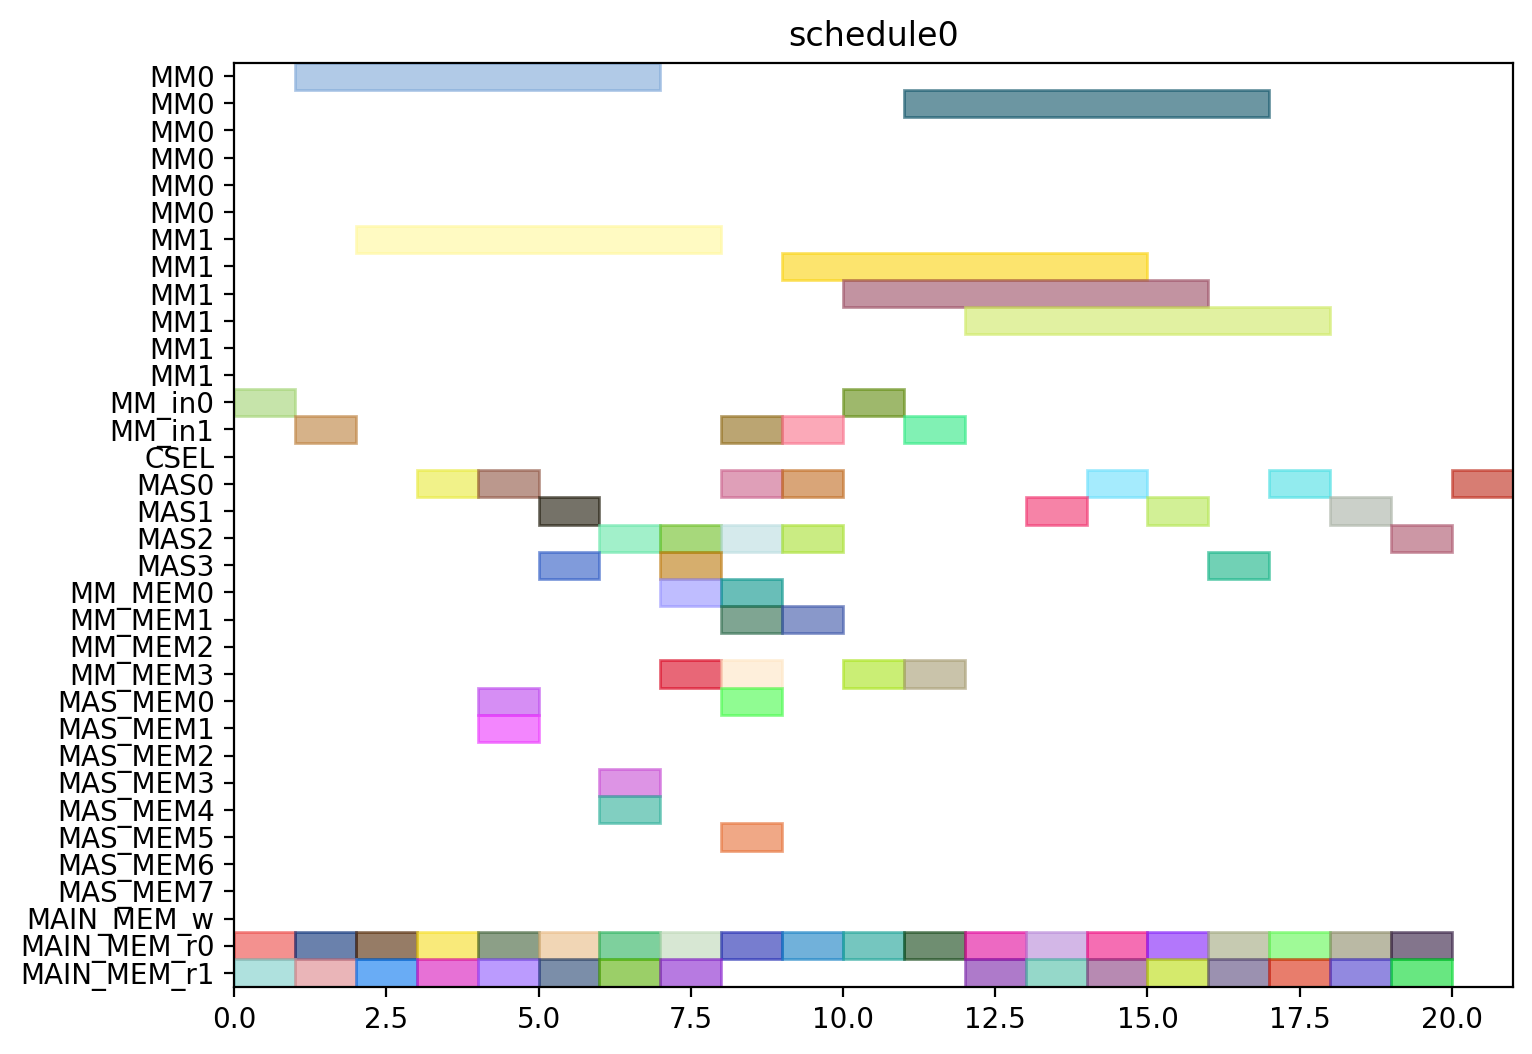

The script that drew this image:
from pyschedule import Scenario, solvers, plotters, alt


def solve():
	horizon = 120
	S = Scenario("schedule0", horizon=horizon)

	# resource
	MM = S.Resources('MM', num=2, size=6)
	MM_in = S.Resources('MM_in', num=2)
	CSEL = S.Resource('CSEL')
	MAS = S.Resources('MAS', num=4, size=1, periods=range(1, horizon))
	MM_MEM = S.Resources('MM_MEM', num=4)
	MAS_MEM = S.Resources('MAS_MEM', num=8)
	MAIN_MEM_w = S.Resource('MAIN_MEM_w', size=1)
	MAIN_MEM_r = S.Resources('MAIN_MEM_r', num=2)

	# result of previous scheduling

	# new tasks
	c_qinv_denom_inv0 = S.Task('c_qinv_denom_inv0', length=6, delay_cost=1)
	c_qinv_denom_inv0 += alt(MM)
	c_qinv_denom_inv0_in = S.Task('c_qinv_denom_inv0_in', length=1, delay_cost=1)
	c_qinv_denom_inv0_in += alt(MM_in)
	S += c_qinv_denom_inv0_in*MM_in[0]<=c_qinv_denom_inv0*MM[0]
	S += c_qinv_denom_inv0_in*MM_in[1]<=c_qinv_denom_inv0*MM[1]
	c_qinv_denom_inv0_mem0 = S.Task('c_qinv_denom_inv0_mem0', length=1, delay_cost=1)
	c_qinv_denom_inv0_mem0 += MAIN_MEM_r[0]
	S += c_qinv_denom_inv0_mem0 <= c_qinv_denom_inv0

	c_qinv_denom_inv0_mem1 = S.Task('c_qinv_denom_inv0_mem1', length=1, delay_cost=1)
	c_qinv_denom_inv0_mem1 += MAIN_MEM_r[1]
	S += c_qinv_denom_inv0_mem1 <= c_qinv_denom_inv0

	c_qinv_denom_inv1_ = S.Task('c_qinv_denom_inv1_', length=6, delay_cost=1)
	c_qinv_denom_inv1_ += alt(MM)
	c_qinv_denom_inv1__in = S.Task('c_qinv_denom_inv1__in', length=1, delay_cost=1)
	c_qinv_denom_inv1__in += alt(MM_in)
	S += c_qinv_denom_inv1__in*MM_in[0]<=c_qinv_denom_inv1_*MM[0]
	S += c_qinv_denom_inv1__in*MM_in[1]<=c_qinv_denom_inv1_*MM[1]
	c_qinv_denom_inv1__mem0 = S.Task('c_qinv_denom_inv1__mem0', length=1, delay_cost=1)
	c_qinv_denom_inv1__mem0 += MAIN_MEM_r[0]
	S += c_qinv_denom_inv1__mem0 <= c_qinv_denom_inv1_

	c_qinv_denom_inv1__mem1 = S.Task('c_qinv_denom_inv1__mem1', length=1, delay_cost=1)
	c_qinv_denom_inv1__mem1 += MAIN_MEM_r[1]
	S += c_qinv_denom_inv1__mem1 <= c_qinv_denom_inv1_

	c_qinv0_t2 = S.Task('c_qinv0_t2', length=1, delay_cost=1)
	c_qinv0_t2 += alt(MAS)
	c_qinv0_t2_mem0 = S.Task('c_qinv0_t2_mem0', length=1, delay_cost=1)
	c_qinv0_t2_mem0 += MAIN_MEM_r[0]
	S += c_qinv0_t2_mem0 <= c_qinv0_t2

	c_qinv0_t2_mem1 = S.Task('c_qinv0_t2_mem1', length=1, delay_cost=1)
	c_qinv0_t2_mem1 += MAIN_MEM_r[1]
	S += c_qinv0_t2_mem1 <= c_qinv0_t2

	c_qinv1__t2 = S.Task('c_qinv1__t2', length=1, delay_cost=1)
	c_qinv1__t2 += alt(MAS)
	c_qinv1__t2_mem0 = S.Task('c_qinv1__t2_mem0', length=1, delay_cost=1)
	c_qinv1__t2_mem0 += MAIN_MEM_r[0]
	S += c_qinv1__t2_mem0 <= c_qinv1__t2

	c_qinv1__t2_mem1 = S.Task('c_qinv1__t2_mem1', length=1, delay_cost=1)
	c_qinv1__t2_mem1 += MAIN_MEM_r[1]
	S += c_qinv1__t2_mem1 <= c_qinv1__t2

	c0_t0_t2 = S.Task('c0_t0_t2', length=1, delay_cost=1)
	c0_t0_t2 += alt(MAS)
	c0_t0_t2_mem0 = S.Task('c0_t0_t2_mem0', length=1, delay_cost=1)
	c0_t0_t2_mem0 += MAIN_MEM_r[0]
	S += c0_t0_t2_mem0 <= c0_t0_t2

	c0_t0_t2_mem1 = S.Task('c0_t0_t2_mem1', length=1, delay_cost=1)
	c0_t0_t2_mem1 += MAIN_MEM_r[1]
	S += c0_t0_t2_mem1 <= c0_t0_t2

	c0_t1_t2 = S.Task('c0_t1_t2', length=1, delay_cost=1)
	c0_t1_t2 += alt(MAS)
	c0_t1_t2_mem0 = S.Task('c0_t1_t2_mem0', length=1, delay_cost=1)
	c0_t1_t2_mem0 += MAIN_MEM_r[0]
	S += c0_t1_t2_mem0 <= c0_t1_t2

	c0_t1_t2_mem1 = S.Task('c0_t1_t2_mem1', length=1, delay_cost=1)
	c0_t1_t2_mem1 += MAIN_MEM_r[1]
	S += c0_t1_t2_mem1 <= c0_t1_t2

	c0_t20 = S.Task('c0_t20', length=1, delay_cost=1)
	c0_t20 += alt(MAS)
	c0_t20_mem0 = S.Task('c0_t20_mem0', length=1, delay_cost=1)
	c0_t20_mem0 += MAIN_MEM_r[0]
	S += c0_t20_mem0 <= c0_t20

	c0_t20_mem1 = S.Task('c0_t20_mem1', length=1, delay_cost=1)
	c0_t20_mem1 += MAIN_MEM_r[1]
	S += c0_t20_mem1 <= c0_t20

	c0_t21 = S.Task('c0_t21', length=1, delay_cost=1)
	c0_t21 += alt(MAS)
	c0_t21_mem0 = S.Task('c0_t21_mem0', length=1, delay_cost=1)
	c0_t21_mem0 += MAIN_MEM_r[0]
	S += c0_t21_mem0 <= c0_t21

	c0_t21_mem1 = S.Task('c0_t21_mem1', length=1, delay_cost=1)
	c0_t21_mem1 += MAIN_MEM_r[1]
	S += c0_t21_mem1 <= c0_t21

	c1_t0_t2 = S.Task('c1_t0_t2', length=1, delay_cost=1)
	c1_t0_t2 += alt(MAS)
	c1_t0_t2_mem0 = S.Task('c1_t0_t2_mem0', length=1, delay_cost=1)
	c1_t0_t2_mem0 += MAIN_MEM_r[0]
	S += c1_t0_t2_mem0 <= c1_t0_t2

	c1_t0_t2_mem1 = S.Task('c1_t0_t2_mem1', length=1, delay_cost=1)
	c1_t0_t2_mem1 += MAIN_MEM_r[1]
	S += c1_t0_t2_mem1 <= c1_t0_t2

	c1_t1_t2 = S.Task('c1_t1_t2', length=1, delay_cost=1)
	c1_t1_t2 += alt(MAS)
	c1_t1_t2_mem0 = S.Task('c1_t1_t2_mem0', length=1, delay_cost=1)
	c1_t1_t2_mem0 += MAIN_MEM_r[0]
	S += c1_t1_t2_mem0 <= c1_t1_t2

	c1_t1_t2_mem1 = S.Task('c1_t1_t2_mem1', length=1, delay_cost=1)
	c1_t1_t2_mem1 += MAIN_MEM_r[1]
	S += c1_t1_t2_mem1 <= c1_t1_t2

	c1_t20 = S.Task('c1_t20', length=1, delay_cost=1)
	c1_t20 += alt(MAS)
	c1_t20_mem0 = S.Task('c1_t20_mem0', length=1, delay_cost=1)
	c1_t20_mem0 += MAIN_MEM_r[0]
	S += c1_t20_mem0 <= c1_t20

	c1_t20_mem1 = S.Task('c1_t20_mem1', length=1, delay_cost=1)
	c1_t20_mem1 += MAIN_MEM_r[1]
	S += c1_t20_mem1 <= c1_t20

	c1_t21 = S.Task('c1_t21', length=1, delay_cost=1)
	c1_t21 += alt(MAS)
	c1_t21_mem0 = S.Task('c1_t21_mem0', length=1, delay_cost=1)
	c1_t21_mem0 += MAIN_MEM_r[0]
	S += c1_t21_mem0 <= c1_t21

	c1_t21_mem1 = S.Task('c1_t21_mem1', length=1, delay_cost=1)
	c1_t21_mem1 += MAIN_MEM_r[1]
	S += c1_t21_mem1 <= c1_t21

	c2_t0_t2 = S.Task('c2_t0_t2', length=1, delay_cost=1)
	c2_t0_t2 += alt(MAS)
	c2_t0_t2_mem0 = S.Task('c2_t0_t2_mem0', length=1, delay_cost=1)
	c2_t0_t2_mem0 += MAIN_MEM_r[0]
	S += c2_t0_t2_mem0 <= c2_t0_t2

	c2_t0_t2_mem1 = S.Task('c2_t0_t2_mem1', length=1, delay_cost=1)
	c2_t0_t2_mem1 += MAIN_MEM_r[1]
	S += c2_t0_t2_mem1 <= c2_t0_t2

	c2_t1_t2 = S.Task('c2_t1_t2', length=1, delay_cost=1)
	c2_t1_t2 += alt(MAS)
	c2_t1_t2_mem0 = S.Task('c2_t1_t2_mem0', length=1, delay_cost=1)
	c2_t1_t2_mem0 += MAIN_MEM_r[0]
	S += c2_t1_t2_mem0 <= c2_t1_t2

	c2_t1_t2_mem1 = S.Task('c2_t1_t2_mem1', length=1, delay_cost=1)
	c2_t1_t2_mem1 += MAIN_MEM_r[1]
	S += c2_t1_t2_mem1 <= c2_t1_t2

	c2_t20 = S.Task('c2_t20', length=1, delay_cost=1)
	c2_t20 += alt(MAS)
	c2_t20_mem0 = S.Task('c2_t20_mem0', length=1, delay_cost=1)
	c2_t20_mem0 += MAIN_MEM_r[0]
	S += c2_t20_mem0 <= c2_t20

	c2_t20_mem1 = S.Task('c2_t20_mem1', length=1, delay_cost=1)
	c2_t20_mem1 += MAIN_MEM_r[1]
	S += c2_t20_mem1 <= c2_t20

	c2_t21 = S.Task('c2_t21', length=1, delay_cost=1)
	c2_t21 += alt(MAS)
	c2_t21_mem0 = S.Task('c2_t21_mem0', length=1, delay_cost=1)
	c2_t21_mem0 += MAIN_MEM_r[0]
	S += c2_t21_mem0 <= c2_t21

	c2_t21_mem1 = S.Task('c2_t21_mem1', length=1, delay_cost=1)
	c2_t21_mem1 += MAIN_MEM_r[1]
	S += c2_t21_mem1 <= c2_t21

	c_qinv0_t0 = S.Task('c_qinv0_t0', length=6, delay_cost=1)
	c_qinv0_t0 += alt(MM)
	c_qinv0_t0_in = S.Task('c_qinv0_t0_in', length=1, delay_cost=1)
	c_qinv0_t0_in += alt(MM_in)
	S += c_qinv0_t0_in*MM_in[0]<=c_qinv0_t0*MM[0]
	S += c_qinv0_t0_in*MM_in[1]<=c_qinv0_t0*MM[1]
	c_qinv0_t0_mem0 = S.Task('c_qinv0_t0_mem0', length=1, delay_cost=1)
	c_qinv0_t0_mem0 += MAIN_MEM_r[0]
	S += c_qinv0_t0_mem0 <= c_qinv0_t0

	c_qinv0_t0_mem1 = S.Task('c_qinv0_t0_mem1', length=1, delay_cost=1)
	c_qinv0_t0_mem1 += alt(MM_MEM)
	S += (c_qinv_denom_inv0*MM[0])-1 < c_qinv0_t0_mem1*MM_MEM[1]
	S += (c_qinv_denom_inv0*MM[1])-1 < c_qinv0_t0_mem1*MM_MEM[3]
	S += c_qinv0_t0_mem1 <= c_qinv0_t0

	c_qinv0_t1 = S.Task('c_qinv0_t1', length=6, delay_cost=1)
	c_qinv0_t1 += alt(MM)
	c_qinv0_t1_in = S.Task('c_qinv0_t1_in', length=1, delay_cost=1)
	c_qinv0_t1_in += alt(MM_in)
	S += c_qinv0_t1_in*MM_in[0]<=c_qinv0_t1*MM[0]
	S += c_qinv0_t1_in*MM_in[1]<=c_qinv0_t1*MM[1]
	c_qinv0_t1_mem0 = S.Task('c_qinv0_t1_mem0', length=1, delay_cost=1)
	c_qinv0_t1_mem0 += MAIN_MEM_r[0]
	S += c_qinv0_t1_mem0 <= c_qinv0_t1

	c_qinv0_t1_mem1 = S.Task('c_qinv0_t1_mem1', length=1, delay_cost=1)
	c_qinv0_t1_mem1 += alt(MM_MEM)
	S += (c_qinv_denom_inv1_*MM[0])-1 < c_qinv0_t1_mem1*MM_MEM[1]
	S += (c_qinv_denom_inv1_*MM[1])-1 < c_qinv0_t1_mem1*MM_MEM[3]
	S += c_qinv0_t1_mem1 <= c_qinv0_t1

	c_qinv0_t3 = S.Task('c_qinv0_t3', length=1, delay_cost=1)
	c_qinv0_t3 += alt(MAS)
	c_qinv0_t3_mem0 = S.Task('c_qinv0_t3_mem0', length=1, delay_cost=1)
	c_qinv0_t3_mem0 += alt(MM_MEM)
	S += (c_qinv_denom_inv0*MM[0])-1 < c_qinv0_t3_mem0*MM_MEM[0]
	S += (c_qinv_denom_inv0*MM[1])-1 < c_qinv0_t3_mem0*MM_MEM[2]
	S += c_qinv0_t3_mem0 <= c_qinv0_t3

	c_qinv0_t3_mem1 = S.Task('c_qinv0_t3_mem1', length=1, delay_cost=1)
	c_qinv0_t3_mem1 += alt(MM_MEM)
	S += (c_qinv_denom_inv1_*MM[0])-1 < c_qinv0_t3_mem1*MM_MEM[1]
	S += (c_qinv_denom_inv1_*MM[1])-1 < c_qinv0_t3_mem1*MM_MEM[3]
	S += c_qinv0_t3_mem1 <= c_qinv0_t3

	c_qinv1__t0 = S.Task('c_qinv1__t0', length=6, delay_cost=1)
	c_qinv1__t0 += alt(MM)
	c_qinv1__t0_in = S.Task('c_qinv1__t0_in', length=1, delay_cost=1)
	c_qinv1__t0_in += alt(MM_in)
	S += c_qinv1__t0_in*MM_in[0]<=c_qinv1__t0*MM[0]
	S += c_qinv1__t0_in*MM_in[1]<=c_qinv1__t0*MM[1]
	c_qinv1__t0_mem0 = S.Task('c_qinv1__t0_mem0', length=1, delay_cost=1)
	c_qinv1__t0_mem0 += MAIN_MEM_r[0]
	S += c_qinv1__t0_mem0 <= c_qinv1__t0

	c_qinv1__t0_mem1 = S.Task('c_qinv1__t0_mem1', length=1, delay_cost=1)
	c_qinv1__t0_mem1 += alt(MM_MEM)
	S += (c_qinv_denom_inv0*MM[0])-1 < c_qinv1__t0_mem1*MM_MEM[1]
	S += (c_qinv_denom_inv0*MM[1])-1 < c_qinv1__t0_mem1*MM_MEM[3]
	S += c_qinv1__t0_mem1 <= c_qinv1__t0

	c_qinv1__t1 = S.Task('c_qinv1__t1', length=6, delay_cost=1)
	c_qinv1__t1 += alt(MM)
	c_qinv1__t1_in = S.Task('c_qinv1__t1_in', length=1, delay_cost=1)
	c_qinv1__t1_in += alt(MM_in)
	S += c_qinv1__t1_in*MM_in[0]<=c_qinv1__t1*MM[0]
	S += c_qinv1__t1_in*MM_in[1]<=c_qinv1__t1*MM[1]
	c_qinv1__t1_mem0 = S.Task('c_qinv1__t1_mem0', length=1, delay_cost=1)
	c_qinv1__t1_mem0 += MAIN_MEM_r[0]
	S += c_qinv1__t1_mem0 <= c_qinv1__t1

	c_qinv1__t1_mem1 = S.Task('c_qinv1__t1_mem1', length=1, delay_cost=1)
	c_qinv1__t1_mem1 += alt(MM_MEM)
	S += (c_qinv_denom_inv1_*MM[0])-1 < c_qinv1__t1_mem1*MM_MEM[1]
	S += (c_qinv_denom_inv1_*MM[1])-1 < c_qinv1__t1_mem1*MM_MEM[3]
	S += c_qinv1__t1_mem1 <= c_qinv1__t1

	c_qinv1__t3 = S.Task('c_qinv1__t3', length=1, delay_cost=1)
	c_qinv1__t3 += alt(MAS)
	c_qinv1__t3_mem0 = S.Task('c_qinv1__t3_mem0', length=1, delay_cost=1)
	c_qinv1__t3_mem0 += alt(MM_MEM)
	S += (c_qinv_denom_inv0*MM[0])-1 < c_qinv1__t3_mem0*MM_MEM[0]
	S += (c_qinv_denom_inv0*MM[1])-1 < c_qinv1__t3_mem0*MM_MEM[2]
	S += c_qinv1__t3_mem0 <= c_qinv1__t3

	c_qinv1__t3_mem1 = S.Task('c_qinv1__t3_mem1', length=1, delay_cost=1)
	c_qinv1__t3_mem1 += alt(MM_MEM)
	S += (c_qinv_denom_inv1_*MM[0])-1 < c_qinv1__t3_mem1*MM_MEM[1]
	S += (c_qinv_denom_inv1_*MM[1])-1 < c_qinv1__t3_mem1*MM_MEM[3]
	S += c_qinv1__t3_mem1 <= c_qinv1__t3

	c0_t4_t2 = S.Task('c0_t4_t2', length=1, delay_cost=1)
	c0_t4_t2 += alt(MAS)
	c0_t4_t2_mem0 = S.Task('c0_t4_t2_mem0', length=1, delay_cost=1)
	c0_t4_t2_mem0 += alt(MAS_MEM)
	S += (c0_t20*MAS[0])-1 < c0_t4_t2_mem0*MAS_MEM[0]
	S += (c0_t20*MAS[1])-1 < c0_t4_t2_mem0*MAS_MEM[2]
	S += (c0_t20*MAS[2])-1 < c0_t4_t2_mem0*MAS_MEM[4]
	S += (c0_t20*MAS[3])-1 < c0_t4_t2_mem0*MAS_MEM[6]
	S += c0_t4_t2_mem0 <= c0_t4_t2

	c0_t4_t2_mem1 = S.Task('c0_t4_t2_mem1', length=1, delay_cost=1)
	c0_t4_t2_mem1 += alt(MAS_MEM)
	S += (c0_t21*MAS[0])-1 < c0_t4_t2_mem1*MAS_MEM[1]
	S += (c0_t21*MAS[1])-1 < c0_t4_t2_mem1*MAS_MEM[3]
	S += (c0_t21*MAS[2])-1 < c0_t4_t2_mem1*MAS_MEM[5]
	S += (c0_t21*MAS[3])-1 < c0_t4_t2_mem1*MAS_MEM[7]
	S += c0_t4_t2_mem1 <= c0_t4_t2

	c1_t4_t2 = S.Task('c1_t4_t2', length=1, delay_cost=1)
	c1_t4_t2 += alt(MAS)
	c1_t4_t2_mem0 = S.Task('c1_t4_t2_mem0', length=1, delay_cost=1)
	c1_t4_t2_mem0 += alt(MAS_MEM)
	S += (c1_t20*MAS[0])-1 < c1_t4_t2_mem0*MAS_MEM[0]
	S += (c1_t20*MAS[1])-1 < c1_t4_t2_mem0*MAS_MEM[2]
	S += (c1_t20*MAS[2])-1 < c1_t4_t2_mem0*MAS_MEM[4]
	S += (c1_t20*MAS[3])-1 < c1_t4_t2_mem0*MAS_MEM[6]
	S += c1_t4_t2_mem0 <= c1_t4_t2

	c1_t4_t2_mem1 = S.Task('c1_t4_t2_mem1', length=1, delay_cost=1)
	c1_t4_t2_mem1 += alt(MAS_MEM)
	S += (c1_t21*MAS[0])-1 < c1_t4_t2_mem1*MAS_MEM[1]
	S += (c1_t21*MAS[1])-1 < c1_t4_t2_mem1*MAS_MEM[3]
	S += (c1_t21*MAS[2])-1 < c1_t4_t2_mem1*MAS_MEM[5]
	S += (c1_t21*MAS[3])-1 < c1_t4_t2_mem1*MAS_MEM[7]
	S += c1_t4_t2_mem1 <= c1_t4_t2

	c2_t4_t2 = S.Task('c2_t4_t2', length=1, delay_cost=1)
	c2_t4_t2 += alt(MAS)
	c2_t4_t2_mem0 = S.Task('c2_t4_t2_mem0', length=1, delay_cost=1)
	c2_t4_t2_mem0 += alt(MAS_MEM)
	S += (c2_t20*MAS[0])-1 < c2_t4_t2_mem0*MAS_MEM[0]
	S += (c2_t20*MAS[1])-1 < c2_t4_t2_mem0*MAS_MEM[2]
	S += (c2_t20*MAS[2])-1 < c2_t4_t2_mem0*MAS_MEM[4]
	S += (c2_t20*MAS[3])-1 < c2_t4_t2_mem0*MAS_MEM[6]
	S += c2_t4_t2_mem0 <= c2_t4_t2

	c2_t4_t2_mem1 = S.Task('c2_t4_t2_mem1', length=1, delay_cost=1)
	c2_t4_t2_mem1 += alt(MAS_MEM)
	S += (c2_t21*MAS[0])-1 < c2_t4_t2_mem1*MAS_MEM[1]
	S += (c2_t21*MAS[1])-1 < c2_t4_t2_mem1*MAS_MEM[3]
	S += (c2_t21*MAS[2])-1 < c2_t4_t2_mem1*MAS_MEM[5]
	S += (c2_t21*MAS[3])-1 < c2_t4_t2_mem1*MAS_MEM[7]
	S += c2_t4_t2_mem1 <= c2_t4_t2

	solvers.mip.solve(S,msg=1,kind='CPLEX',ratio_gap=1.01)

	solution = [['hoge']*len(S.solution()[1]) for i in range(len(S.solution()))]
	for i in range(len(S.solution())):
		for j in range(len(S.solution()[i])):
			solution[i][j]=str(S.solution()[i][j])
	print(solution)

	cycles = int(solution[-1][3])

	pic_file_name = "/home/mfukuda/ABE/multiRAM_multiMAS_16mux/scheduling_result/stage6MM2_stage1MAS4/FP12_INV_AFTER_FPINV/schedule0.png"
	if(S.solution() != []):
		plotters.matplotlib.plot(S,img_filename=pic_file_name, show_task_labels=False, fig_size=(cycles*0.25+3, 6))

	return solution
